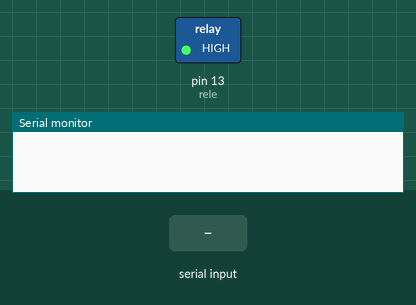
A sketch run on a simulated Arduino Uno, built with avr-gcc and run on an emulated ATmega328P. Parts: switched loads named in the sketch (green lamp = pin HIGH), the last lines printed to the serial monitor. The test bench sets the inputs (shaded band).

Above: at 1.2 s.
1.3 s: "D" received over Serial
At 1.6 s:
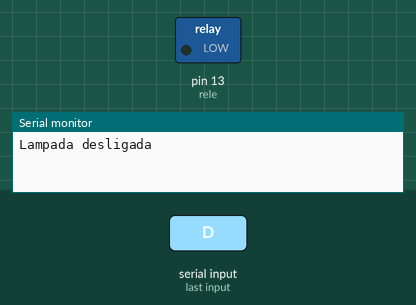
2.8 s: "L" received over Serial
At 3.9 s:
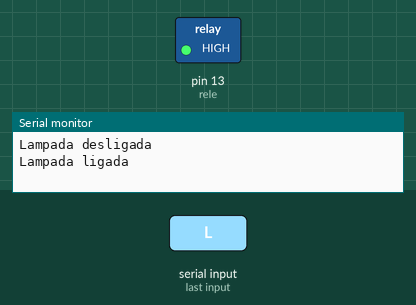
4.3 s: "d" received over Serial
At 5.1 s:
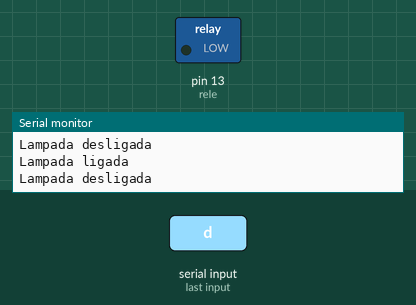
5.8 s: "l" received over Serial
At 6.2 s:
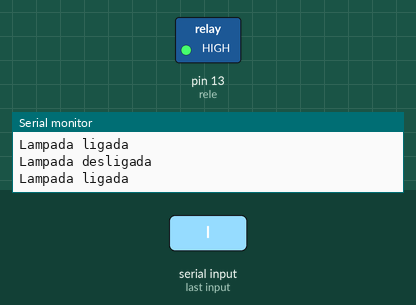
Timing chart, 0 to 8.3 s (numbered marks = the images above; inputs shaded):
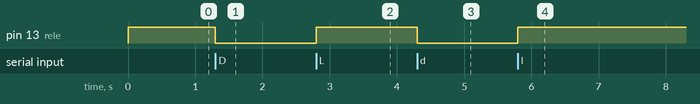

Measured:
- after the input at 1.3 s, pin 13 (rele): HIGH → LOW at once
- after the input at 2.8 s, pin 13 (rele): LOW → HIGH at once
- after the input at 4.3 s, pin 13 (rele): HIGH → LOW at once
- after the input at 5.8 s, pin 13 (rele): LOW → HIGH at once

The sketch:

Introducao_IoT_LAMPADA.ino
```cpp
#define rele 13 // Atribui o pino 2 ao nome "rele"

void setup() {

  Serial.begin(9600);        // Inicia a comunicação serial

  pinMode(rele,OUTPUT);      // Define o pino 13 como saída
  digitalWrite(rele, HIGH);  // Inicia com a lampada desligada
}

void loop() {

  if (Serial.available() > 0){      // Monitora a presença de dados na porta serial

    char leitura = Serial.read();  // Lê os dados na porta serial

    if (leitura == 'D' || leitura == 'd'){  // Codição para Desligar
      digitalWrite(rele, LOW);              // Liga a lampada
      Serial.println("Lampada desligada");  // Mostra que está desligado na serial
    }
    else if (leitura == 'L' || leitura == 'l') { // Codição para Ligar
      digitalWrite(rele, HIGH);                  // Desliga a lampada
      Serial.println("Lampada ligada");          // Mostra que está ligado na serial
    }
  }
}
```
